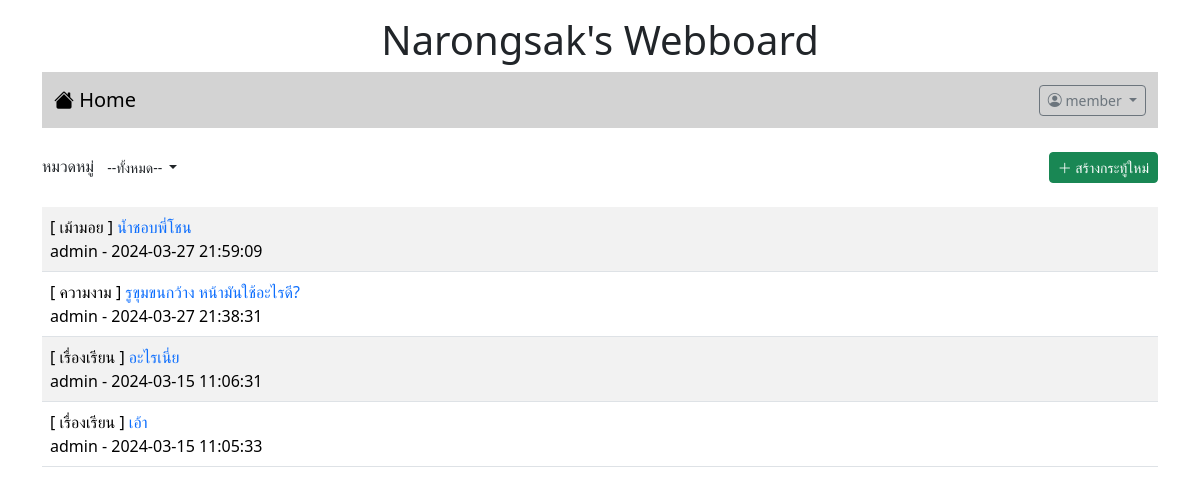
/index.php (signed in), run on the app's committed database.
### tables this page shows
CREATE TABLE `post` (
  `id` int(11) NOT NULL,
  `title` varchar(128) NOT NULL,
  `content` varchar(2048) NOT NULL,
  `post_date` datetime NOT NULL,
  `cat_id` int(11) NOT NULL,
  `user_id` int(11) NOT NULL
);

CREATE TABLE `category` (
  `id` int(11) NOT NULL,
  `name` varchar(32) NOT NULL
);

CREATE TABLE `user` (
  `id` int(11) NOT NULL,
  `login` varchar(32) NOT NULL,
  `password` varchar(64) NOT NULL,
  `name` varchar(64) NOT NULL,
  `gender` char(1) NOT NULL,
  `email` varchar(32) NOT NULL,
  `role` char(1) NOT NULL
);

### index.php (the view, shortened to what this page needs)
<!DOCTYPE html>
<html lang="en">
<head>
    <link href="https://cdn.jsdelivr.net/npm/bootstrap@5.3.2/dist/css/bootstrap.min.css" rel="stylesheet">
    <link rel="stylesheet" href="https://cdn.jsdelivr.net/npm/bootstrap-icons@1.11.3/font/bootstrap-icons.min.css">
</head>
<body>
    <div class="container-lg">
        <h1 style="text-align: center;" class="mt-3">Narongsak's Webboard</h1>
        <?php include "nav.php" ?>
        <div class="mt-4 d-flex justify-content-between">
            <div>
                <lable>หมวดหมู่</lable>
                <span class="dropdown">
                    <?php
                    $conn = new PDO("mysql:host=localhost;dbname=webboard;charset=utf8", "root", "");
                    ?>
                    <button class="btn btn-white-50 btn-sm dropdown-toggle" type="button" data-bs-toggle="dropdown" aria-expanded="false">
                        <?php
                        if (isset($_GET['id'])) {
                            $sql = "SELECT name FROM category WHERE id=$_GET[id]";
                            foreach ($conn->query($sql) as $row)
                                echo "$row[name]";
                        } else {
                            echo "--ทั้งหมด--";
                        }
                        ?>
                    </button>
                        <?php
                        $sql = "SELECT * FROM category";
                        ?>
                </span>
            </div>
            <div>
                <?php if (isset($_SESSION['id'])) { ?>
                    <a href="newpost.php" class="btn btn-success btn-sm"><i class="bi bi-plus-lg"></i> สร้างกระทู้ใหม่</a>
                <?php } ?>
            </div>
        </div>
        <table class="table table-striped mt-4 ">
            <?php
            $conn = new PDO("mysql:host=localhost;dbname=webboard;charset=utf8", "root", "");
            if (isset($_GET['id'])) {
                $sql = "SELECT t3.name,t1.title,t1.id,t2.login,t1.post_date,t2.id as 'user_id' FROM post as t1
            INNER JOIN user as t2 ON (t1.user_id=t2.id)
            INNER JOIN category as t3 ON (t1.cat_id=t3.id)
            WHERE t1.cat_id=$_GET[id]
            ORDER BY t1.post_date DESC";
            } else {
                $sql = "SELECT t3.name,t1.title,t1.id,t2.login,t1.post_date,t2.id as 'user_id' FROM post as t1
            INNER JOIN user as t2 ON (t1.user_id=t2.id)
            INNER JOIN category as t3 ON (t1.cat_id=t3.id)
            ORDER BY t1.post_date DESC";
            }
            $result = $conn->query($sql);
            while ($row = $result->fetch()) {
                echo "<tr><td class='d-flex'>
            <div class='flex-grow-1'>[ $row[0] ]<a href=post.php?id=$row[2]
            style=text-decoration:none> $row[1]</a><br>$row[3] - $row[4]</div>";
            }
            ?>
        </table>
    </div>
</body>
</html>

### data on the page
post: category.name "เม้ามอย", title "น้ำชอบพี่โชน", user.login "admin", post_date "2024-03-27 21:59:09"
post: category.name "ความงาม", title "รูขุมขนกว้าง หน้ามันใช้อะไรดี?", user.login "admin", post_date "2024-03-27 21:38:31"
post: category.name "เรื่องเรียน", title "อะไรเนี่ย", user.login "admin", post_date "2024-03-15 11:06:31"
post: category.name "เรื่องเรียน", title "เอ้า", user.login "admin", post_date "2024-03-15 11:05:33"

### other printed values
$_SESSION['username'] "member"
